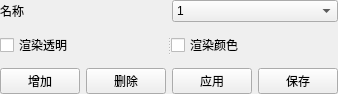
<?xml version="1.0" encoding="UTF-8"?>
<ui version="4.0">
 <class>QEditorByValuesBase</class>
 <widget class="QWidget" name="QEditorByValuesBase">
  <property name="geometry">
   <rect>
    <x>0</x>
    <y>0</y>
    <width>338</width>
    <height>94</height>
   </rect>
  </property>
  <layout class="QVBoxLayout" name="verticalLayout">
   <item>
    <layout class="QHBoxLayout">
     <property name="spacing">
      <number>6</number>
     </property>
     <property name="leftMargin">
      <number>0</number>
     </property>
     <property name="topMargin">
      <number>0</number>
     </property>
     <property name="rightMargin">
      <number>0</number>
     </property>
     <property name="bottomMargin">
      <number>0</number>
     </property>
     <item>
      <widget class="QLabel" name="m_nameLabel">
       <property name="text">
        <string>名称</string>
       </property>
      </widget>
     </item>
     <item>
      <widget class="QComboBox" name="m_nameLineEdit">
       <item>
        <property name="text">
         <string>1</string>
        </property>
       </item>
       <item>
        <property name="text">
         <string>2</string>
        </property>
       </item>
       <item>
        <property name="text">
         <string>3</string>
        </property>
       </item>
      </widget>
     </item>
    </layout>
   </item>
   <item>
    <widget class="QSplitter" name="splitter">
     <property name="orientation">
      <enum>Qt::Horizontal</enum>
     </property>
     <widget class="QCheckBox" name="m_colorOpacityCK">
      <property name="text">
       <string>渲染透明</string>
      </property>
     </widget>
     <widget class="QCheckBox" name="m_colorAddCK">
      <property name="text">
       <string>渲染颜色</string>
      </property>
     </widget>
    </widget>
   </item>
   <item>
    <layout class="QHBoxLayout">
     <property name="spacing">
      <number>6</number>
     </property>
     <property name="leftMargin">
      <number>0</number>
     </property>
     <property name="topMargin">
      <number>0</number>
     </property>
     <property name="rightMargin">
      <number>0</number>
     </property>
     <property name="bottomMargin">
      <number>0</number>
     </property>
     <item>
      <widget class="QPushButton" name="m_addPushButton">
       <property name="text">
        <string>增加</string>
       </property>
      </widget>
     </item>
     <item>
      <widget class="QPushButton" name="m_removePushButton">
       <property name="text">
        <string>删除</string>
       </property>
      </widget>
     </item>
     <item>
      <widget class="QPushButton" name="m_setValuesPB">
       <property name="text">
        <string>应用</string>
       </property>
      </widget>
     </item>
     <item>
      <widget class="QPushButton" name="m_saveColorPB">
       <property name="text">
        <string>保存</string>
       </property>
      </widget>
     </item>
    </layout>
   </item>
  </layout>
 </widget>
 <layoutdefault spacing="6" margin="0"/>
 <resources/>
 <connections/>
</ui>
